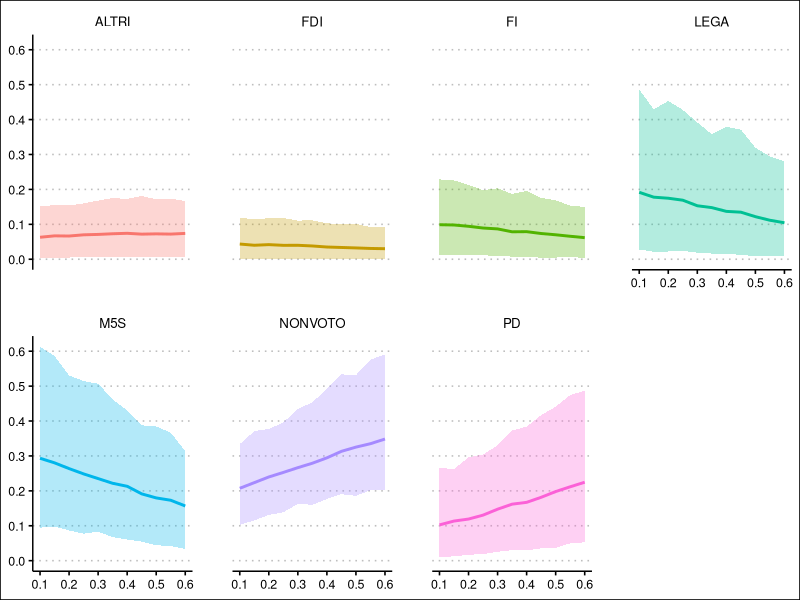
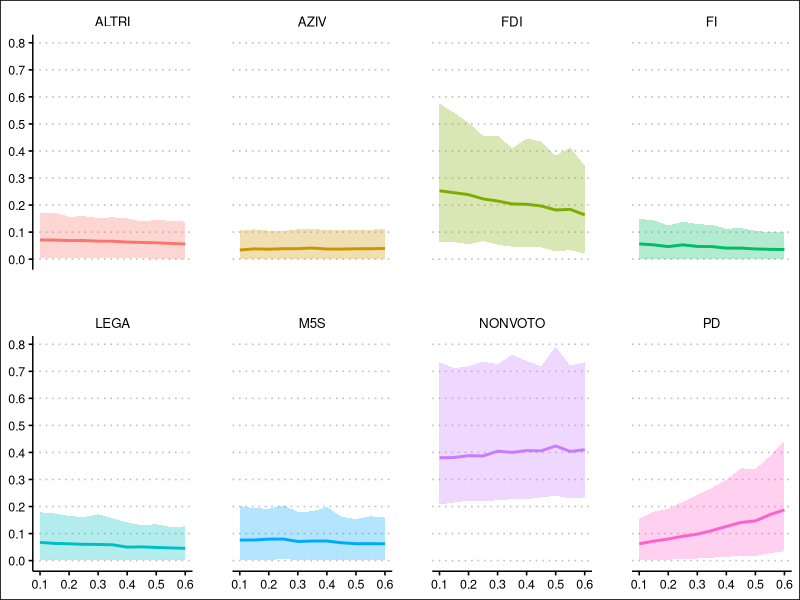

R code for these plots, in order:
rm(list = ls())

library(ggplot2)
library(tidyr)
library(ggthemes)

### 2018 ###

# Dati delle colonne
data <- data.frame(
  OVER60 = c(0.1, 0.15, 0.2, 0.25, 0.3, 0.35, 0.4, 0.45, 0.5, 0.55, 0.6),
  LEGA = c(0.19156, 0.17771, 0.17469, 0.16906, 0.15311, 0.1478, 0.13706, 0.13474, 0.12189, 0.11161, 0.10439),
  FI = c(0.098847, 0.09806, 0.094316, 0.08936, 0.086845, 0.078569, 0.078939, 0.073649, 0.070017, 0.06572, 0.061713),
  FDI = c(0.043526, 0.040015, 0.041801, 0.039802, 0.039929, 0.037976, 0.034966, 0.033668, 0.032354, 0.03087, 0.030109),
  PD = c(0.1025, 0.11352, 0.11926, 0.1305, 0.14749, 0.16189, 0.16711, 0.18154, 0.19802, 0.21165, 0.22475),
  M5S = c(0.29331, 0.2802, 0.26371, 0.24855, 0.23512, 0.22166, 0.21308, 0.19137, 0.17978, 0.17309, 0.15661),
  ALTRI = c(0.06289, 0.066934, 0.066441, 0.06991, 0.071053, 0.072943, 0.074253, 0.071846, 0.072655, 0.071971, 0.073959),
  NONVOTO = c(0.20737, 0.22356, 0.23978, 0.25282, 0.26646, 0.27917, 0.29459, 0.31319, 0.32529, 0.33508, 0.34846)
)

# Dati per l'intervallo di confidenza al 5%
data_ci_5 <- data.frame(
  OVER60 = c(0.1, 0.15, 0.2, 0.25, 0.3, 0.35, 0.4, 0.45, 0.5, 0.55, 0.6),
  LEGA = c(0.027673, 0.021517, 0.022148, 0.023839, 0.018788, 0.01626, 0.016192, 0.012334, 0.0091546, 0.009234, 0.0088499),
  FI = c(0.011662, 0.010982, 0.010964, 0.011008, 0.010051, 0.0074655, 0.0059809, 0.00466, 0.0048505, 0.0060029, 0.0041354),
  FDI = c(0.0014115, 0.0015466, 0.0011974, 0.0010899, 0.0015646, 0.0010823, 0.00099968, 0.00063181, 0.0006789, 0.00079862, 0.00043385),
  PD = c(0.010352, 0.012532, 0.016978, 0.018866, 0.025501, 0.030308, 0.0295, 0.035526, 0.036681, 0.04969, 0.052546),
  M5S = c(0.09468, 0.097894, 0.086567, 0.077367, 0.083285, 0.067436, 0.060387, 0.054834, 0.044064, 0.042285, 0.033636),
  ALTRI = c(0.004362, 0.0044573, 0.0048461, 0.0064827, 0.007561, 0.0060711, 0.007355, 0.0061471, 0.006201, 0.0064368, 0.0072324),
  NONVOTO = c(0.10236, 0.11562, 0.13088, 0.13892, 0.16247, 0.16018, 0.1766, 0.19048, 0.18568, 0.20177, 0.2038)
)

# Dati per l'intervallo di confidenza al 95%
data_ci_95 <- data.frame(
  OVER60 = c(0.1, 0.15, 0.2, 0.25, 0.3, 0.35, 0.4, 0.45, 0.5, 0.55, 0.6),
  LEGA = c(0.48634, 0.42906, 0.45352, 0.42768, 0.39199, 0.35804, 0.37959, 0.3712, 0.31931, 0.29419, 0.28066),
  FI = c(0.22855, 0.22576, 0.21301, 0.19796, 0.20309, 0.18717, 0.19537, 0.17562, 0.16908, 0.15336, 0.14982),
  FDI = c(0.11976, 0.11375, 0.11785, 0.11812, 0.11074, 0.1114, 0.10278, 0.10066, 0.10168, 0.091934, 0.092443),
  PD = c(0.26538, 0.26261, 0.29567, 0.30416, 0.33035, 0.37301, 0.38392, 0.417, 0.44112, 0.47432, 0.4872),
  M5S = c(0.61276, 0.58623, 0.53074, 0.51431, 0.50695, 0.46214, 0.43059, 0.38778, 0.38461, 0.36674, 0.31375),
  ALTRI = c(0.15097, 0.15507, 0.15393, 0.15992, 0.16791, 0.17521, 0.17277, 0.18092, 0.17166, 0.17352, 0.16667),
  NONVOTO = c(0.33381, 0.37113, 0.37739, 0.39585, 0.43491, 0.45317, 0.49312, 0.53372, 0.53149, 0.57583, 0.59066)
)


# Trasformare il dataframe in formato "long" per facilitare la creazione del grafico
data_long <- tidyr::gather(data, key = "Column", value = "Value", -OVER60)

data_long_ci05 <- tidyr::gather(data_ci_5, key = "Column", value = "ci05", -OVER60)

data_long_ci95 <- tidyr::gather(data_ci_95, key = "Column", value = "ci95", -OVER60)

data = cbind(data_long, data_long_ci05, data_long_ci95)

data_final = data[,c(1,2,3,6,9)]

# Creare il grafico a linee con facet per ogni colonna
ggplot(data_final, aes(x = OVER60, y = Value, group = Column)) +
  geom_line(aes(x = OVER60, y = Value, color = Column), size = 1) +
  geom_ribbon(aes(ymin = ci05, ymax = ci95, fill = Column), alpha = 0.3) +  # Aggiunge l'intervallo di confidenza come ribbon
  scale_y_continuous(breaks = seq(0, 0.8, by = 0.1))  + # Imposta etichette personalizzate sull'asse x
  scale_x_continuous(breaks = seq(0, 0.6, by = 0.1))  + # Imposta etichette personalizzate sull'asse x
  facet_wrap(~ Column, ncol = 4, scales = "fixed") +  # Creare i facet 
  theme_clean() +  # Tema del grafico
  theme(axis.title.x = element_blank(), axis.title.y = element_blank(), legend.position = "none", 
        panel.spacing = unit(2, "lines")) +
  theme(strip.background = element_blank(),
        strip.placement = "outside") 

### 2022 ###

# Creazione del dataframe con i dati
data2022 <- data.frame(
  OVER60 = c(0.1, 0.15, 0.2, 0.25, 0.3, 0.35, 0.4, 0.45, 0.5, 0.55, 0.6),
  LEGA = c(0.067379, 0.063478, 0.062252, 0.06014, 0.059804, 0.05845, 0.049932, 0.050858, 0.048619, 0.046937, 0.045369),
  FI = c(0.056422, 0.052877, 0.046377, 0.052969, 0.046997, 0.046456, 0.040805, 0.040825, 0.037701, 0.036357, 0.035563),
  FDI = c(0.25276, 0.24564, 0.23842, 0.22284, 0.21488, 0.20413, 0.20288, 0.19663, 0.18176, 0.18397, 0.16372),
  PD = c(0.06223, 0.072005, 0.079848, 0.090032, 0.097781, 0.11107, 0.12641, 0.14117, 0.14678, 0.17005, 0.1876),
  M5S = c(0.076061, 0.076138, 0.079426, 0.079751, 0.070755, 0.072295, 0.072558, 0.066057, 0.062526, 0.062501, 0.0624),
  AZIV = c(0.033825, 0.038069, 0.036802, 0.038514, 0.038712, 0.04113, 0.037484, 0.037088, 0.038411, 0.038317, 0.039566),
  ALTRI = c(0.070887, 0.070711, 0.068831, 0.068894, 0.066541, 0.066284, 0.063121, 0.061637, 0.060316, 0.058206, 0.055852),
  NONVOTO = c(0.38044, 0.38108, 0.38804, 0.38686, 0.40453, 0.40019, 0.40682, 0.40573, 0.42389, 0.40366, 0.40993)
)

# Creazione del dataframe con i dati
data2022_ci5 <- data.frame(
  OVER60 = c(0.1, 0.15, 0.2, 0.25, 0.3, 0.35, 0.4, 0.45, 0.5, 0.55, 0.6),
  LEGA = c(0.0017376, 0.0018016, 0.0014774, 0.0016988, 0.0013283, 0.002357, 0.00095916, 0.00055682, 0.00046201, 0.00056238, 0.00060907),
  FI = c(0.001236, 0.00080934, 0.0010727, 0.0015173, 0.00065398, 0.00073908, 0.00068762, 0.00058588, 0.00033574, 0.00078728, 0.00024978),
  FDI = c(0.063129, 0.063342, 0.054995, 0.066771, 0.053173, 0.046079, 0.046214, 0.043784, 0.028641, 0.033335, 0.020905),
  PD = c(0.0018562, 0.0026695, 0.0034484, 0.0059983, 0.0077605, 0.010854, 0.014409, 0.016783, 0.016884, 0.027676, 0.034584),
  M5S = c(0.0020749, 0.0031986, 0.0031521, 0.0050258, 0.003175, 0.0032179, 0.0033051, 0.0024032, 0.002365, 0.0026001, 0.0016737),
  AZIV = c(0.00028285, 0.00032954, 0.00027614, 0.00058358, 0.00032335, 0.00041523, 0.00047563, 0.00028883, 0.00023865, 0.00047243, 0.00046172),
  ALTRI = c(0.003795, 0.0036913, 0.0030639, 0.0046226, 0.0034754, 0.0037503, 0.00279, 0.0026636, 0.0019587, 0.0022217, 0.0014153),
  NONVOTO = c(0.20771, 0.21477, 0.22193, 0.21888, 0.22332, 0.22655, 0.22736, 0.23346, 0.24013, 0.22978, 0.23392)
)

# Creazione del dataframe con i dati
data2022_ci95 <- data.frame(
  OVER60 = c(0.1, 0.15, 0.2, 0.25, 0.3, 0.35, 0.4, 0.45, 0.5, 0.55, 0.6),
  LEGA = c(0.17896, 0.17433, 0.16542, 0.1606, 0.17152, 0.15658, 0.14123, 0.13119, 0.13457, 0.12435, 0.12641),
  FI = c(0.14928, 0.14299, 0.12445, 0.13865, 0.12976, 0.1264, 0.1125, 0.11447, 0.10502, 0.099049, 0.10098),
  FDI = c(0.57518, 0.54144, 0.50427, 0.45604, 0.45721, 0.40939, 0.4463, 0.43512, 0.38226, 0.41258, 0.3459),
  PD = c(0.15413, 0.18032, 0.19189, 0.21697, 0.2432, 0.26868, 0.2991, 0.34116, 0.33821, 0.38595, 0.44225),
  M5S = c(0.20198, 0.19358, 0.19192, 0.20421, 0.18037, 0.18189, 0.19829, 0.16204, 0.15368, 0.16386, 0.15912),
  AZIV = c(0.10654, 0.10993, 0.10541, 0.10413, 0.11066, 0.113, 0.10652, 0.1077, 0.10961, 0.10843, 0.11287),
  ALTRI = c(0.16897, 0.17213, 0.15663, 0.15873, 0.15211, 0.15463, 0.15082, 0.13912, 0.14515, 0.14184, 0.13883),
  NONVOTO = c(0.73384, 0.71197, 0.71847, 0.73568, 0.72694, 0.76118, 0.73878, 0.71838, 0.79087, 0.72071, 0.73327)
)


# Trasformare il dataframe in formato "long" per facilitare la creazione del grafico
data_long2022 <- tidyr::gather(data2022, key = "Column", value = "Value", -OVER60)

data_long2022_ci05 <- tidyr::gather(data2022_ci5, key = "Column", value = "ci05", -OVER60)

data_long2022_ci95 <- tidyr::gather(data2022_ci95, key = "Column", value = "ci95", -OVER60)

data_2022 = cbind(data_long2022, data_long2022_ci05, data_long2022_ci95)

data2022_final = data_2022[,c(1,2,3,6,9)]

# Creare il grafico a linee con facet per ogni colonna
ggplot(data2022_final, aes(x = OVER60, y = Value, group = Column)) +
  geom_line(aes(x = OVER60, y = Value, color = Column), size = 1) +
  geom_ribbon(aes(ymin = ci05, ymax = ci95, fill = Column), alpha = 0.3) +  # Aggiunge l'intervallo di confidenza come ribbon
  scale_y_continuous(breaks = seq(0, 0.8, by = 0.1))  + # Imposta etichette personalizzate sull'asse x
  scale_x_continuous(breaks = seq(0, 0.6, by = 0.1))  + # Imposta etichette personalizzate sull'asse x
  facet_wrap(~ Column, ncol = 4, scales = "fixed") +  # Creare i facet 
  theme_clean() +  # Tema del grafico
  theme(axis.title.x = element_blank(), axis.title.y = element_blank(), legend.position = "none", 
        panel.spacing = unit(2, "lines")) +
  theme(strip.background = element_blank(),
        strip.placement = "outside") 
